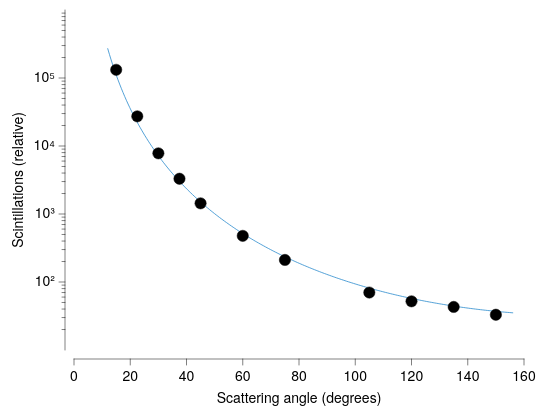

This figure's Vega-Lite source:
### Vega-Lite specification from a JSON file in a GitHub repository (floating-point values rounded to 4 significant figures; data arrays with more than 128 entries replaced by an {"elided": "..."} marker saying what was removed)
{"background": null, "config": {"arc": {"fill": "#DBDBDB", "fillOpacity": 1.0, "innerRadius": 42.5, "padAngle": 0.03, "stroke": "black", "strokeOpacity": 1, "strokeWidth": 0.25}, "area": {"fill": "#DBDBDB", "fillOpacity": 1.0, "stroke": "black", "strokeOpacity": 1, "strokeWidth": 0.25}, "axis": {"domain": true, "domainCap": "round", "domainColor": "black", "domainWidth": 0.25, "grid": false, "gridCap": "round", "gridColor": "#F1F1F1", "gridDash": [0, 0], "gridOpacity": 1.0, "gridWidth": 0.25, "labelColor": "black", "labelFont": "Helvetica Neue, HelveticaNeue, Helvetica, Arial, sans-serif", "labelFontSize": 7, "labelFontStyle": "normal", "labelFontWeight": 400, "offset": 4.5, "ticks": true, "tickCap": "round", "tickColor": "black", "tickRound": false, "tickSize": 3, "tickWidth": 0.25, "titleColor": "black", "titleFont": "Helvetica Neue, HelveticaNeue, Helvetica, Arial, sans-serif", "titleFontSize": 7, "titleFontStyle": "normal", "titleFontWeight": 400}, "axisX": {"domain": true, "labelAlign": "center", "labelAngle": 0, "labels": true, "ticks": true, "translate": 0}, "axisY": {"domain": true, "labelAlign": "right", "labelAngle": 0, "labels": true, "ticks": true, "translate": 0}, "axisRight": {"domain": true, "labelAlign": "left", "labelAngle": 0, "labels": true, "ticks": true, "translate": 0}, "axisTop": {"domain": true, "labelAlign": "center", "labelAngle": 0, "labels": true, "ticks": true, "translate": 0}, "axisBand": {"tickOffset": 0}, "bar": {"fill": "#DBDBDB", "fillOpacity": 1.0, "stroke": "black", "strokeOpacity": 1, "strokeWidth": 0.25}, "boxplot": {"size": 15.3, "ticks": {"cornerRadius": 0.25, "fill": "black", "opacity": 1, "size": 7.65, "thickness": 0.25}, "box": {"fillOpacity": 1.0, "stroke": "black", "strokeOpacity": 1, "strokeWidth": 0.25}, "median": {"cornerRadius": 0, "fill": "black", "fillOpacity": 1.0, "opacity": 1, "size": 15.3, "thickness": 0.25}, "rule": {"fill": "black", "fillOpacity": 1.0, "size": 17.0, "stroke": "black", "strokeDash": [0, 0], "strokeOpacity": 1, "strokeWidth": 0.25}, "outliers": {"color": "black", "fill": "black", "fillOpacity": 1.0, "size": 0, "stroke": "black", "strokeOpacity": 1, "strokeWidth": 0.25}}, "circle": {"fill": "black", "fillOpacity": 1.0, "size": 2.125, "stroke": null, "strokeOpacity": 1, "strokeWidth": 0.25}, "errorband": {"band": {"fillOpacity": 0.6, "stroke": null, "strokeWidth": 0.25, "strokeOpacity": 1}, "borders": {"opacity": 0, "strokeOpacity": 0.25, "strokeWidth": 1}}, "errorbar": {"opacity": 1, "rule": {"strokeDash": [0, 0], "strokeWidth": 0.25}, "ticks": {"color": "black", "cornerRadius": 0.125, "opacity": 1, "size": 10.2, "thickness": 0.25}, "thickness": 0.25}, "font": "Helvetica Neue, HelveticaNeue, Helvetica, Arial, sans-serif", "geoshape": {"fill": "#DBDBDB", "fillOpacity": 1.0, "stroke": "black", "strokeOpacity": 1, "strokeWidth": 0.25}, "header": {"labelColor": "black", "labelFont": "Helvetica Neue, HelveticaNeue, Helvetica, Arial, sans-serif", "labelFontSize": 7, "labelFontStyle": "normal", "labelFontWeight": 400, "titleColor": "black", "titleFont": "Helvetica Neue, HelveticaNeue, Helvetica, Arial, sans-serif", "titleFontSize": 7, "titleFontStyle": "normal", "titleFontWeight": 400, "titlePadding": 0}, "legend": {"disable": false, "offset": 4.5, "titlePadding": 4, "labelOffset": 2, "gradientLabelOffset": 2, "gradientLength": 85.0, "gradientThickness": 8.5, "gradientOpacity": 1.0, "gradientStrokeColor": "black", "gradientStrokeWidth": 0.25, "labelColor": "black", "labelFont": "Helvetica Neue, HelveticaNeue, Helvetica, Arial, sans-serif", "labelFontSize": 7, "labelFontStyle": "normal", "labelFontWeight": 400, "strokeColor": "black", "strokeWidth": 0, "symbolSize": 42, "symbolStrokeColor": "black", "symbolStrokeWidth": 0.25, "titleColor": "black", "titleFont": "Helvetica Neue, HelveticaNeue, Helvetica, Arial, sans-serif", "titleFontSize": 7, "titleFontStyle": "normal", "titleFontWeight": 400}, "line": {"color": "black", "stroke": "black", "strokeCap": "round", "strokeDash": [0, 0], "strokeOpacity": 1, "strokeWidth": 0.375}, "point": {"filled": true, "fill": "#DBDBDB", "fillOpacity": 1.0, "size": 8.5, "stroke": "black", "strokeOpacity": 1, "strokeWidth": 0.25}, "range": {"category": ["#5CA7B1", "#CDDEF3", "#B7B3E4", "#B3DAB5", "#F5E1B3", "#3D727B", "#8AA8D2", "#867DAC", "#80A988", "#CBB17A", "#204148", "#59719A", "#584C77", "#507B5F", "#9D824D"], "diverging": {"scheme": ["#C35082", "#CE6D94", "#D989A7", "#E2A4BA", "#EABFCE", "#F1DBE2", "#F6F6F6", "#D7E0EB", "#B9CBE0", "#9BB6D5", "#7DA1C9", "#5F8CBD", "#4177B1"]}, "heatmap": {"scheme": ["#32022B", "#43044D", "#4C196E", "#4D338C", "#484DA6", "#3A68BB", "#1D83CA", "#1D9CCB", "#23B5C9", "#28CDC5", "#4DE0B4", "#91EE9F"]}, "ordinal": {"scheme": ["#F1F1F1", "#DBDBDB", "#C6C6C6", "#B2B2B2", "#9D9D9D", "#898989", "#767676", "#636363", "#515151", "#404040", "#2F2F2F", "#1F1F1F"]}, "ramp": {"scheme": ["#32022B", "#43044D", "#4C196E", "#4D338C", "#484DA6", "#3A68BB", "#1D83CA", "#1D9CCB", "#23B5C9", "#28CDC5", "#4DE0B4", "#91EE9F"]}}, "rule": {"color": "black", "stroke": "black", "strokeCap": "round", "strokeDash": [2, 2], "strokeOpacity": 1, "strokeWidth": 0.25}, "scale": {"bandPaddingInner": 0.1, "bandPaddingOuter": 0.1, "round": false}, "rect": {"fill": "#DBDBDB", "fillOpacity": 1.0, "stroke": "black", "strokeOpacity": 1, "strokeWidth": 0.25}, "square": {"fill": "#DBDBDB", "fillOpacity": 1.0, "size": 17.0, "stroke": "black", "strokeOpacity": 1, "strokeWidth": 0.25}, "text": {"color": "black", "font": "Helvetica Neue, HelveticaNeue, Helvetica, Arial, sans-serif", "fontSize": 7, "fontStyle": "normal", "fontWeight": 400}, "tick": {"color": "black", "cornerRadius": 0.125, "opacity": 1.0, "size": 15.3, "thickness": 0.25}, "title": {"anchor": "middle", "frame": "group", "color": "black", "font": "Helvetica Neue, HelveticaNeue, Helvetica, Arial, sans-serif", "fontSize": 7, "fontStyle": "normal", "fontWeight": 400, "subtitleColor": "black", "subtitleFont": "Helvetica Neue, HelveticaNeue, Helvetica, Arial, sans-serif", "subtitleFontSize": "Helvetica Neue, HelveticaNeue, Helvetica, Arial, sans-serif", "subtitleFontStyle": "normal", "subtitleFontWeight": 400}, "trail": {"color": "black", "opacity": 1, "size": 0.375}, "view": {"continuousWidth": 225, "continuousHeight": 170, "discreteWidth": 225, "discreteHeight": 170, "fill": null, "stroke": null, "strokeWidth": 0.25}}, "layer": [{"layer": [{"data": {"name": "data-c2122a1daf34c608097629d361eca1b3"}, "mark": {"type": "line", "color": "#1D83CA"}, "encoding": {"x": {"field": "angle", "scale": {"domain": [0, 160], "nice": false}, "title": "Scattering angle (degrees)", "type": "quantitative"}, "y": {"axis": {"labelExpr": "round(log(datum.value) / log(10)) < 0 ? '10⁻' + (abs(round(log(datum.value) / log(10))) >= 10 ? '⁰¹²³⁴⁵⁶⁷⁸⁹'[floor(abs(round(log(datum.value) / log(10)))/10)] + '⁰¹²³⁴⁵⁶⁷⁸⁹'[abs(round(log(datum.value) / log(10)))%10] : '⁰¹²³⁴⁵⁶⁷⁸⁹'[abs(round(log(datum.value) / log(10)))]) : '10' + (abs(round(log(datum.value) / log(10))) >= 10 ? '⁰¹²³⁴⁵⁶⁷⁸⁹'[floor(abs(round(log(datum.value) / log(10)))/10)] + '⁰¹²³⁴⁵⁶⁷⁸⁹'[abs(round(log(datum.value) / log(10)))%10] : '⁰¹²³⁴⁵⁶⁷⁸⁹'[abs(round(log(datum.value) / log(10)))])", "title": "Scintillations (relative)", "values": [100, 1000, 10000, 100000]}, "field": "N", "scale": {"domain": [20, 300000.0], "type": "log"}, "type": "quantitative"}}}, {"data": {"name": "data-94158ffd55df68be378126bf512a7c99"}, "mark": {"type": "point", "color": "black", "filled": true, "size": 32}, "encoding": {"x": {"field": "angle", "scale": {"domain": [0, 160], "nice": false}, "title": "Scattering angle (degrees)", "type": "quantitative"}, "y": {"axis": {"labelExpr": "round(log(datum.value) / log(10)) < 0 ? '10⁻' + (abs(round(log(datum.value) / log(10))) >= 10 ? '⁰¹²³⁴⁵⁶⁷⁸⁹'[floor(abs(round(log(datum.value) / log(10)))/10)] + '⁰¹²³⁴⁵⁶⁷⁸⁹'[abs(round(log(datum.value) / log(10)))%10] : '⁰¹²³⁴⁵⁶⁷⁸⁹'[abs(round(log(datum.value) / log(10)))]) : '10' + (abs(round(log(datum.value) / log(10))) >= 10 ? '⁰¹²³⁴⁵⁶⁷⁸⁹'[floor(abs(round(log(datum.value) / log(10)))/10)] + '⁰¹²³⁴⁵⁶⁷⁸⁹'[abs(round(log(datum.value) / log(10)))%10] : '⁰¹²³⁴⁵⁶⁷⁸⁹'[abs(round(log(datum.value) / log(10)))])", "title": "Scintillations (relative)", "values": [100, 1000, 10000, 100000]}, "field": "N", "scale": {"domain": [20, 300000.0], "type": "log"}, "type": "quantitative"}}}]}, {"data": {"name": "data-94158ffd55df68be378126bf512a7c99"}, "mark": {"type": "point", "opacity": 0}, "encoding": {"y": {"axis": {"domain": false, "grid": false, "labels": false, "orient": "left", "tickSize": 1.5, "ticks": true, "values": [20, 30, 40, 50, 60, 70, 80, 90, 200, 300, 400, 500, 600, 700, 800, 900, 2000, 3000, 4000, 5000, 6000, 7000, 8000, 9000, 20000, 30000, 40000, 50000, 60000, 70000, 80000, 90000, 200000, 300000, 400000, 500000, 600000, 700000, 800000, 900000]}, "field": "N", "scale": {"base": 10, "domain": [10, 1000000], "type": "log"}, "title": null, "type": "quantitative"}}}], "resolve": {"axis": {"y": "independent"}}, "$schema": "https://vega.github.io/schema/vega-lite/v6.4.1.json", "datasets": {"data-c2122a1daf34c608097629d361eca1b3": {"elided": "240 records"}, "data-94158ffd55df68be378126bf512a7c99": [{"angle": 15.0, "N": 132000.0}, {"angle": 22.5, "N": 27300.0}, {"angle": 30.0, "N": 7800.0}, {"angle": 37.5, "N": 3300.0}, {"angle": 45.0, "N": 1435.0}, {"angle": 60.0, "N": 477.0}, {"angle": 75.0, "N": 211.0}, {"angle": 105.0, "N": 70.0}, {"angle": 120.0, "N": 52.0}, {"angle": 135.0, "N": 43.0}, {"angle": 150.0, "N": 33.0}]}}
